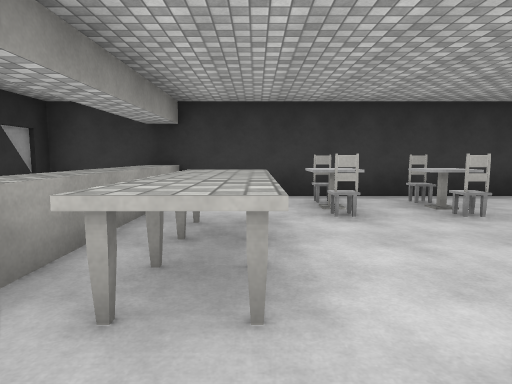
[1] (above)

24 first-person views from a walk through a 3-D level made in the Unity game engine. The camera is 1.4 m above the floor, tilts 6° down and sees 75° across. The floor is counted in squares, 2.12 m on a side. Each view is taken from the middle of a square. On the plan, view 1 faces up. The plan holds only what a view shows up to about 10 squares ahead; the rest is blank. The place goes on beyond the plan. The player is left out. Door leaves are left out, so doorways stand open. Surface patterns are stand-ins for the level's own textures.

[2]
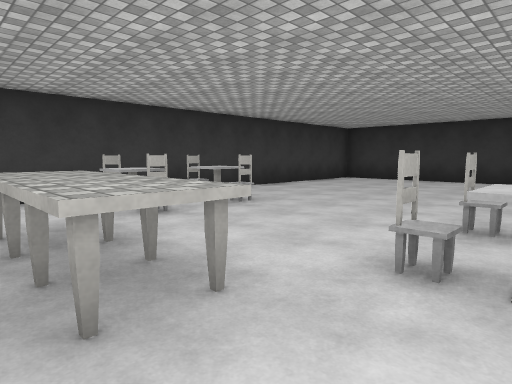

[3]
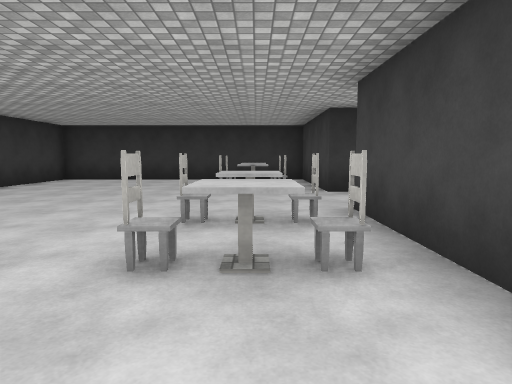

[4]
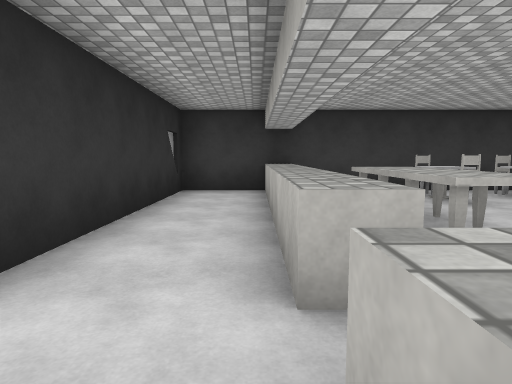

[5]
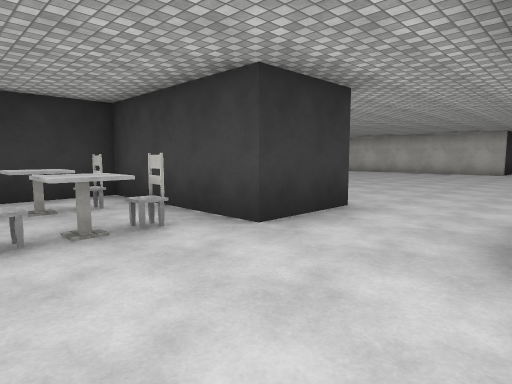

[6]
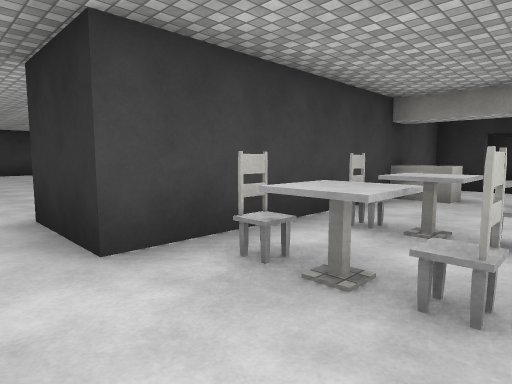

[7]
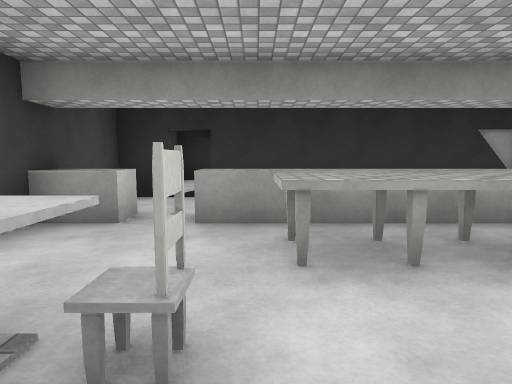

[8]
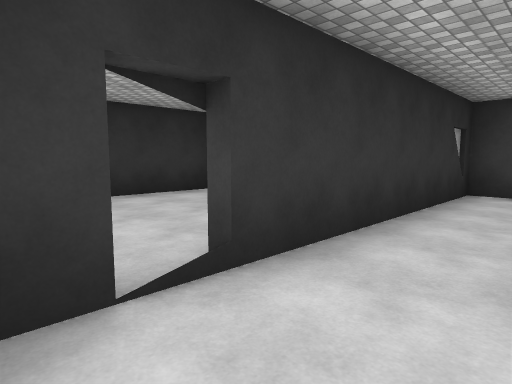

[9]
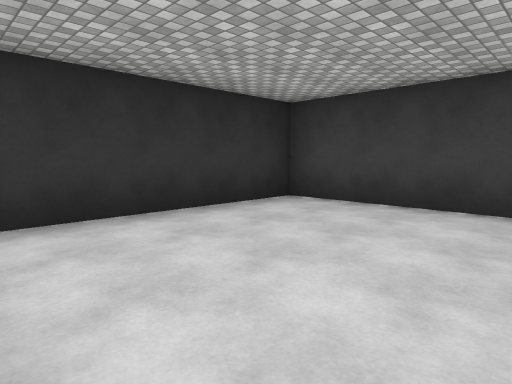

[10]
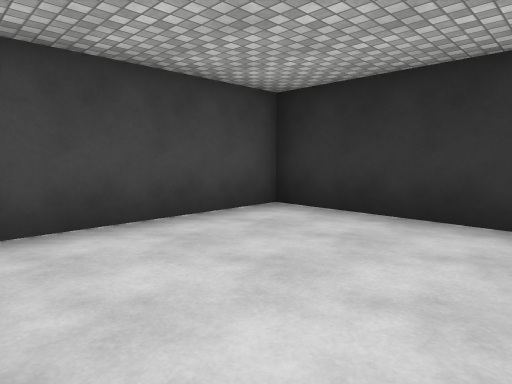

[11]
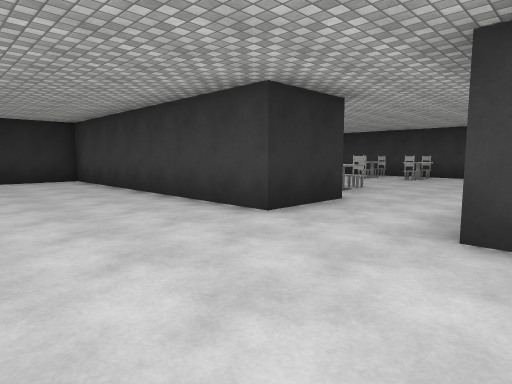

[12]
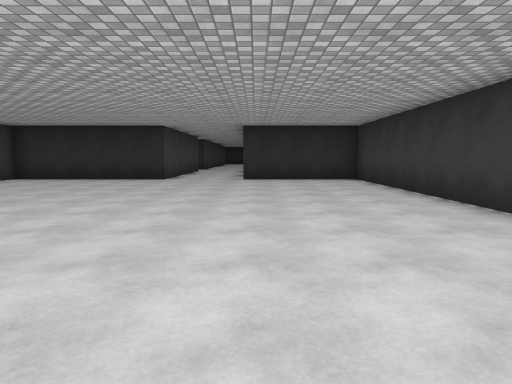

[13]
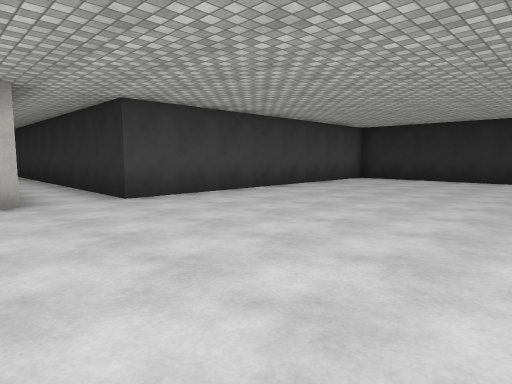

[14]
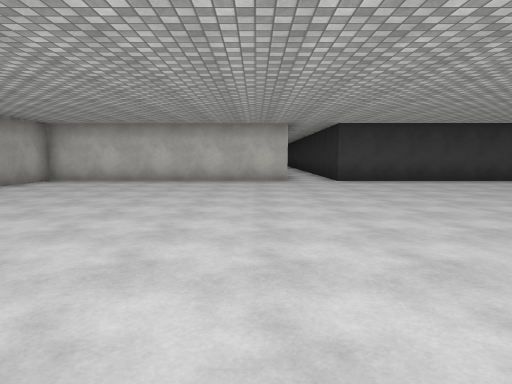

[15]
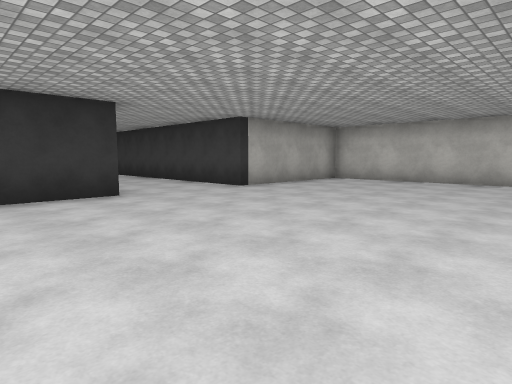

[16]
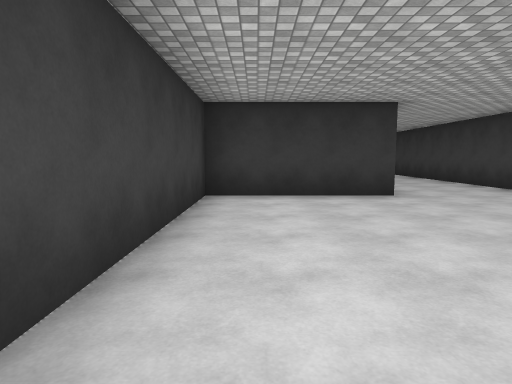

[17]
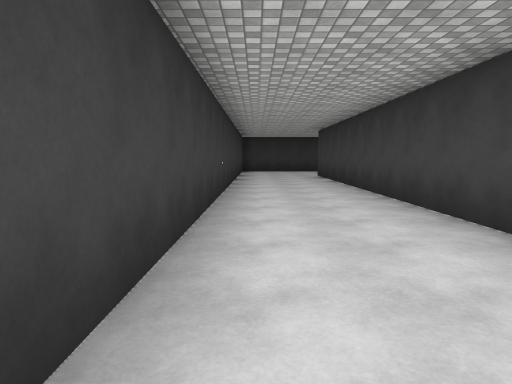

[18]
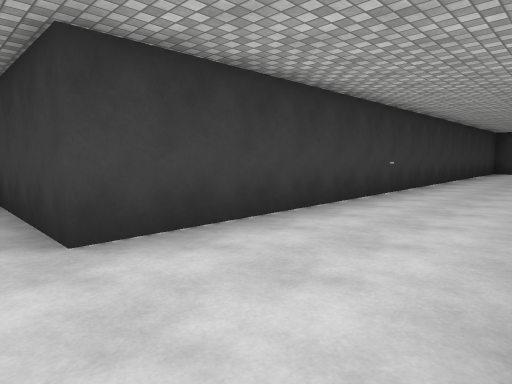

[19]
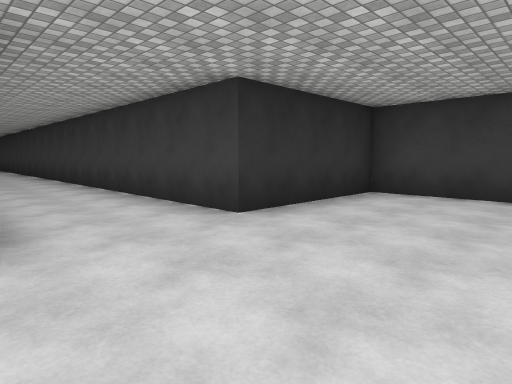

[20]
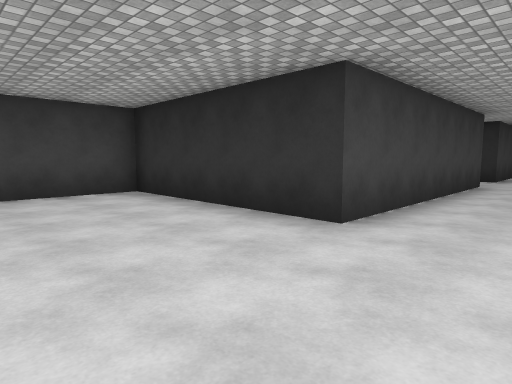

[21]
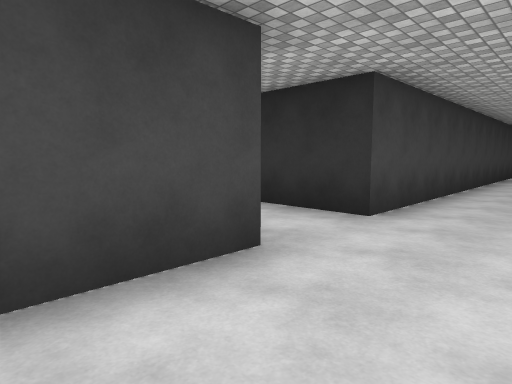

[22]
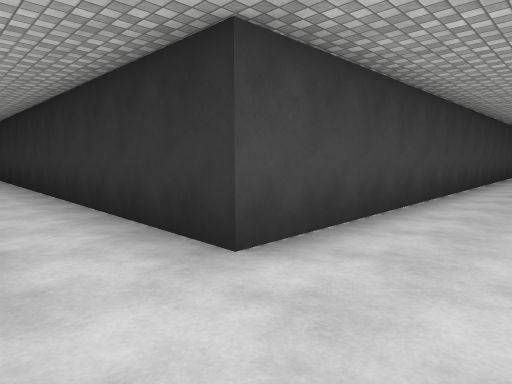

[23]
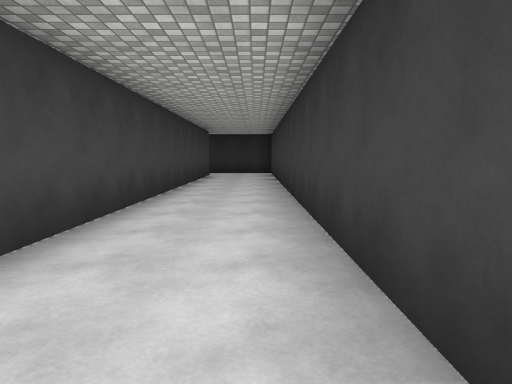

[24]
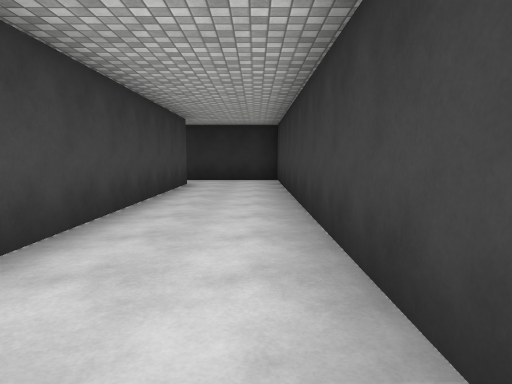

### Floor plan
Points are (right, up) in squares from view 1. A wall is a line through its corners. A room is listed if a view was taken in it or the views show most of it. See-through windows are left out.
Room 1 (views 1, 2, 3, 4, 5, 6, 7, 8)
walls: (5.3, -1.2) (8.9, -1.2); (-1.8, -0.9) (-1.8, -0.4) (-1.3, -0.4) (-1.3, -1.2); (-1.3, 5.6) (-1.3, 3.4); (8.8, -1.5) (8.8, 5.6) (-3.5, 5.6) (-3.5, 0.2); (-3.5, -0.4) (-3.5, -1.2) (3.2, -1.2)
ways out: open door at (-3.5, 0) to room 2; opening at (4.5, -2.5) to room 3
objects: table (-1, 1) to (0, 3); other object (1, 0); other object (1, 4) to (1, 5); other object (2, 0); other object (2, 4) to (3, 5); other object (6, 0); other object (8, 0)
Room 2 (views 9, 10)
walls: (-5.4, 3.5) (-7.7, 3.5) (-7.7, -1.2) (-4.4, -1.2)
ways out: open door at (-3.5, 0) to room 1
Room 3 (views 11, 12, 13, 14, 15, 16, 17, 18, 19, 20, 21, 22, 23, 24)
walls: (5, -13.2) (11.7, -13.2) (11.7, -9.2) (21, -9.2); (-3.9, -2.9) (-3.9, -6.4) (-24.7, -6.4) (-24.7, -9); (3.2, -1.2) (3.2, -3.1) (-4, -3.1); (-9.9, -8.7) (-3.9, -8.7) (-3.9, -13.2) (3.7, -13.2) (3.7, -20); (21.5, -6.4) (11.7, -6.4) (11.7, -3.1) (5.3, -3.1) (5.3, -1.2); (-23.2, -8.7) (-11.5, -8.7) (-11.5, -18.4)
ways out: opening at (4.5, -2.5) to room 1

Positions as (right, up) in squares from view 1, and headings:
1: (0, 0), facing up
2: (-1, 0), facing up-right
3: (-1, 0), facing right
4: (-2, -1), facing up
5: (3, 1), facing down-right
6: (4, 1), facing down-left
7: (2, 1), facing left
8: (-2, -1), facing up-left
9: (-4, -1), facing up-left
10: (-4, 2), facing down-left
11: (6, -6), facing up-left
12: (6, -6), facing left
13: (6, -8), facing down-left
14: (6, -4), facing down
15: (6, -4), facing down-right
16: (6, -4), facing right
17: (11, -7), facing right
18: (11, -9), facing up-right
19: (-1, -9), facing up-left
20: (-1, -7), facing down-left
21: (-8, -7), facing down-left
22: (-10, -7), facing down-left
23: (-11, -7), facing left
24: (-15, -7), facing left
